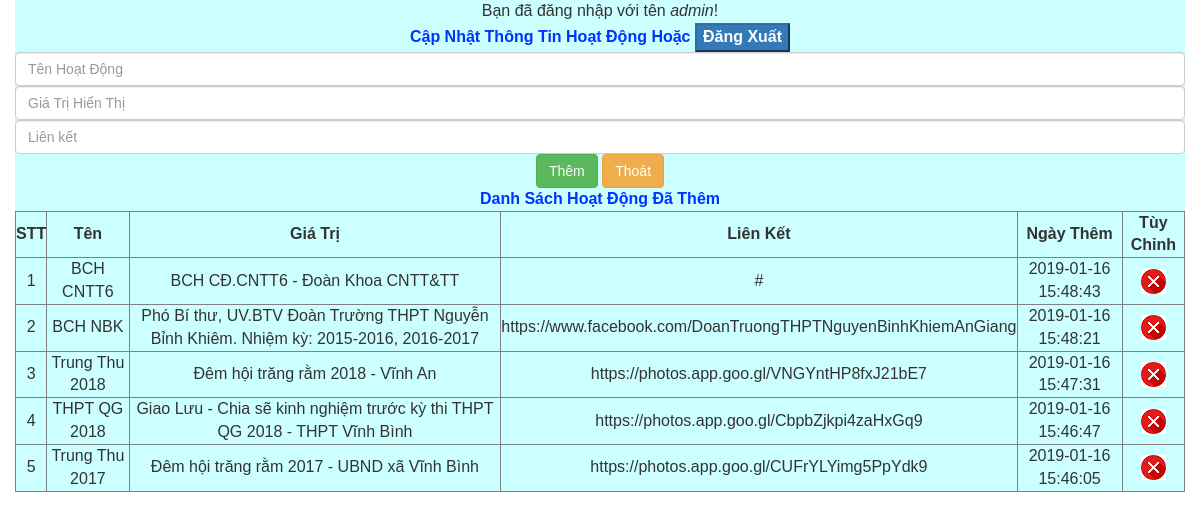
The page /admin_volunteer.php (signed in) on the database its author committed.
### tables this page shows
CREATE TABLE `volunteer` (
  `Vl_id` int(11) NOT NULL,
  `Vl_Ten` text NOT NULL,
  `Vl_GiaTri` text NOT NULL,
  `Vl_Link` text NOT NULL,
  `Vl_Ngay` datetime NOT NULL
);

### admin_volunteer.php (the view, shortened to what this page needs)
<!DOCTYPE html >
<html xmlns="http://www.w3.org/1999/xhtml">
<head>
   <link rel="stylesheet" href="https://maxcdn.bootstrapcdn.com/bootstrap/3.3.7/css/bootstrap.min.css">
   <link rel="stylesheet" href="style.css" type="text/css">
</head>
<?php
	include_once('Connect.php');
?>
<body>
<div class="container">
	<div class="row text-center">
  	<marquee>Bạn đã đăng nhập với tên <em><?php echo $_SESSION["user"]; ?></em>!</marquee>
    <div class="col-lg-12 title">
      <form name="formLogOut" action="" enctype="multipart/form-data" method="post" id="formLogOut">
      	Cập Nhật Thông Tin Hoạt Động Hoặc
      	<input name="btnDangXuat" type="submit" class="btn-primary" id="btnDangXuat" value="Đăng Xuất">
      </form>
    </div>
    <div class="col-lg-12">
    	<form action="" method="post" enctype="multipart/form-data" name="formHoatDong" id="formHoatDong">
      	<div class="row"><input required class="form-control" name="txtTen" type="text" placeholder="Tên Hoạt Động" id="txtTen"></div>
        <div class="row"><input required class="form-control" name="txtGiaTri" type="text" placeholder="Giá Trị Hiển Thị" id="txtGiaTri"></div>
        <div class="row"><input required class="form-control" name="txtLink" type="text" placeholder="Liên kết" id="txtLink"></div>
        <div class="row"><input name="btnThem" class="btn btn-success" type="submit" id="btnThem" value="Thêm">&nbsp;<input name="btnThoat" class="btn btn-warning" type="button" id="btnThoat" value="Thoát" onclick="window.location='index.php'"></div>
      </form>
    </div>
    <div class="col-lg-12">
    	<div class="row title">Danh Sách Hoạt Động Đã Thêm</div>
      <div class="row">
      	<table width="100%" border="1">
          <tr>
            <td align="center"><strong>STT</strong></td>
            <td align="center"><strong>Tên</strong></td>
            <td align="center"><strong>Giá Trị</strong></td>
            <td align="center"><strong>Liên Kết</strong></td>
            <td align="center"><strong>Ngày Thêm</strong></td>
            <td align="center"><strong>Tùy Chỉnh</strong></td>
          </tr>
          <?php
						$Result = mysqli_query($Conn,"select * from volunteer ORDER BY Vl_id DESC;") or die(mysqli_connect_error($Conn));
						$stt=1;
						while ($Row=mysqli_fetch_array($Result,MYSQLI_ASSOC)){
					?>
          <tr>
            <td align="center"><?php echo $stt; ?></td>
            <td><?php echo $Row['Vl_Ten']; ?></td>
            <td><?php echo $Row['Vl_GiaTri']; ?></td>
            <td><?php echo $Row['Vl_Link']; ?></td>
            <td align="center"><?php echo $Row['Vl_Ngay']; ?></td>
            <td align="center"><a href="admin_volunteer.php?id=<?php echo $Row['Vl_id'];?>"><img src="img/icon/x-button.png"/></a></td>
          </tr>
          <?php $stt++;}?>
        </table>
      </div>
    </div>
  </div>
</div>
</body>
</html>

### style.css (style rules this page uses)
.container { background:#CFF; font-family:Verdana, Geneva, sans-serif; font-size:16px; }
.title { color:#03F; font-weight:bold; }

### rows shown on the page
volunteer: Vl_Ten "BCH CNTT6", Vl_GiaTri "BCH CĐ.CNTT6 - Đoàn Khoa CNTT&TT", Vl_Link "#", Vl_Ngay "2019-01-16 15:48:43"
volunteer: Vl_Ten "BCH NBK", Vl_GiaTri "Phó Bí thư, UV.BTV Đoàn Trường THPT Nguyễn Bỉnh Khiêm. Nhiệm kỳ: 2015-2016, 2016-2017", Vl_Link "https://www.facebook.com/DoanTruongTHPTNguyenBinhKhiemAnGiang", Vl_Ngay "2019-01-16 15:48:21"
volunteer: Vl_Ten "Trung Thu 2018", Vl_GiaTri "Đêm hội trăng rằm 2018 - Vĩnh An", Vl_Link "https://photos.app.goo.gl/VNGYntHP8fxJ21bE7", Vl_Ngay "2019-01-16 15:47:31"
volunteer: Vl_Ten "THPT QG 2018", Vl_GiaTri "Giao Lưu - Chia sẽ kinh nghiệm trước kỳ thi THPT QG 2018 - THPT Vĩnh Bình", Vl_Link "https://photos.app.goo.gl/CbpbZjkpi4zaHxGq9", Vl_Ngay "2019-01-16 15:46:47"
volunteer: Vl_Ten "Trung Thu 2017", Vl_GiaTri "Đêm hội trăng rằm 2017 - UBND xã Vĩnh Bình", Vl_Link "https://photos.app.goo.gl/CUFrYLYimg5PpYdk9", Vl_Ngay "2019-01-16 15:46:05"

### other values the page prints
$_SESSION["user"] "admin"
